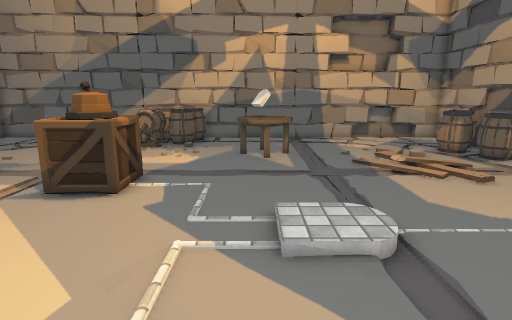
[1] (above)

18 first-person views from a walk through a Unity game level. The camera is 1.4 m above the floor, tilts 12° down and sees 80° across. Doors are open. The floor is counted in squares, 0.5 m on a side. Each view is taken from the middle of a square. On the plan, view 1 faces up. The plan holds only what a view shows up to about 20 squares ahead; the rest is blank. The place goes on beyond the plan. The player character is not drawn. Some animated figures are left out. Some surface patterns are stand-ins.

[2]
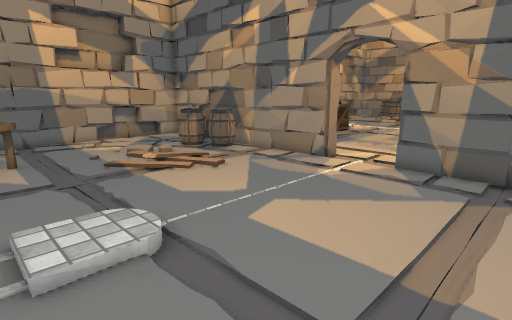

[3]
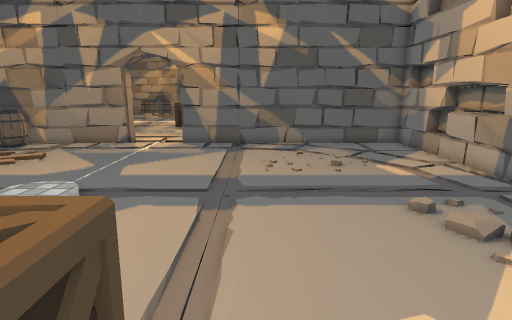

[4]
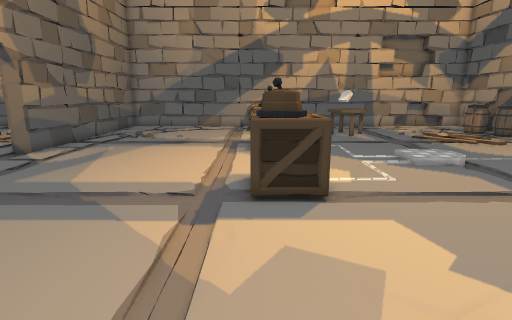

[5]
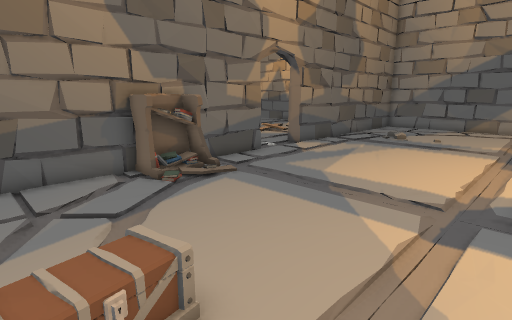

[6]
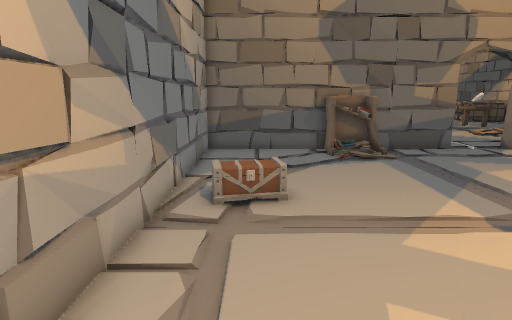

[7]
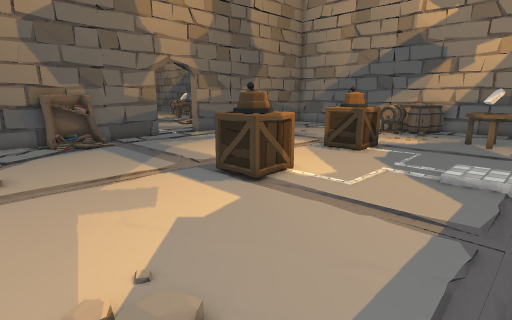

[8]
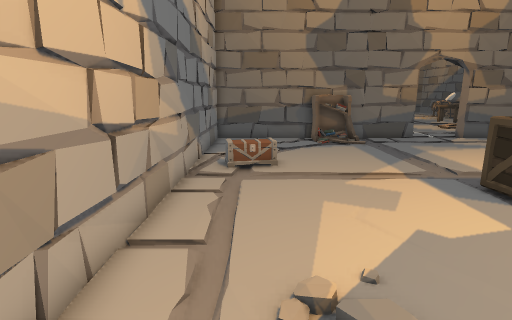

[9]
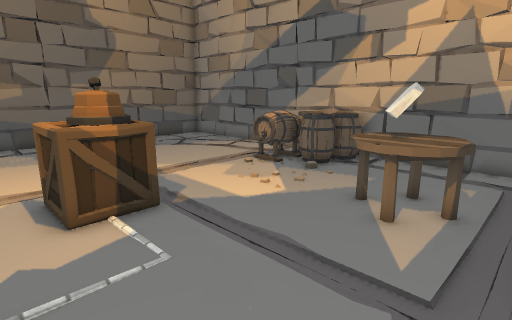

[10]
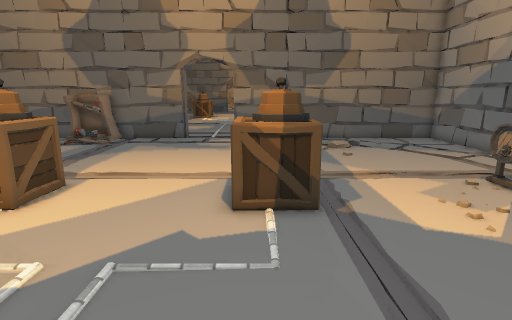

[11]
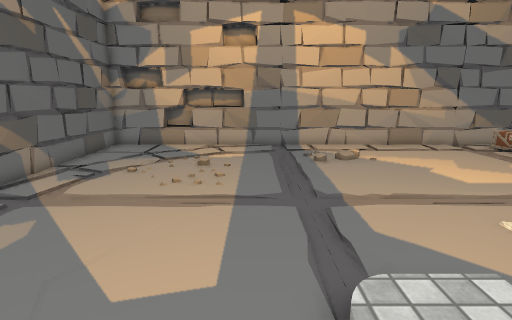

[12]
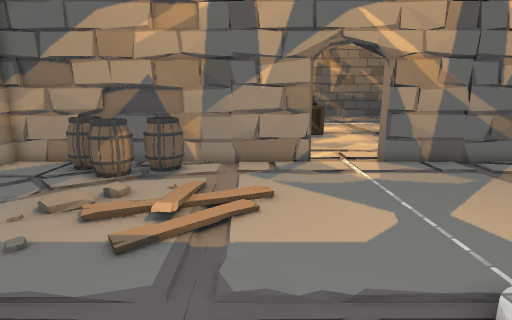

[13]
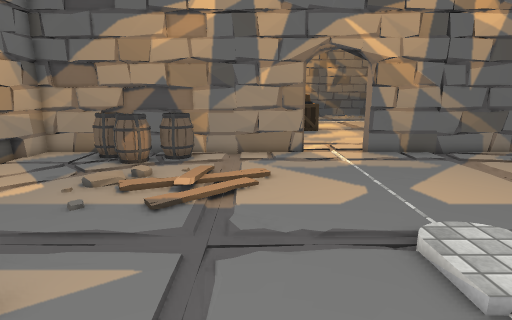

[14]
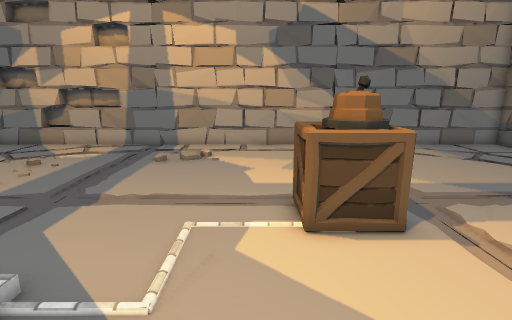

[15]
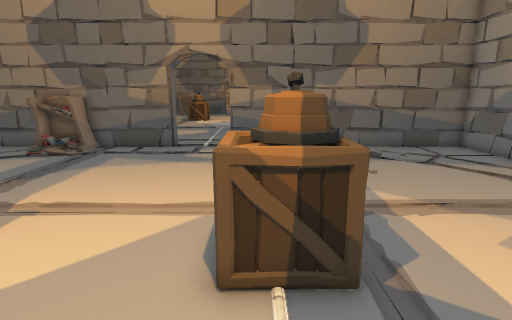

[16]
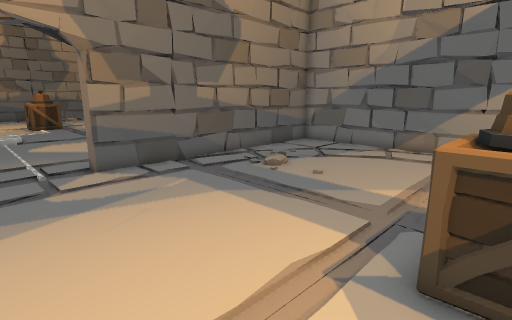

[17]
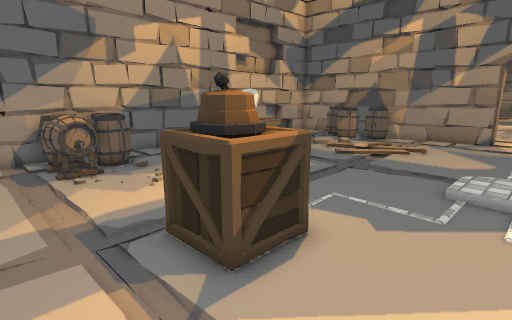

[18]
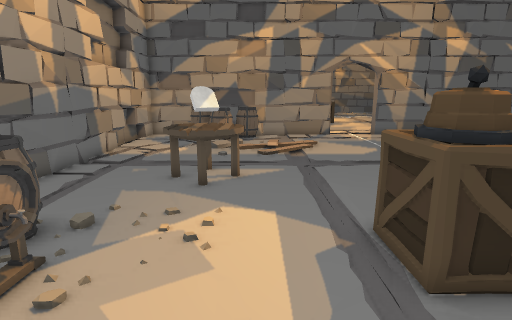

### Floor plan
Key: @ floor where view 1 was taken; # wall or solid block; . main floor; : floor 0.25 m higher than the main floor; / step, stairs or slope; D open door; = window, fence, low wall or low ledge; B barrel; T table; C crate; L lever; K bookshelf; O other object.
Columns run from 18 left of view 1 to 17 right of it. Each row starts with its distance up from view 1.
 20  ###########BBBB###############
 19  #..........BBBB..............#
 18  #.........BBBB...............#
 17  #.........BBBB.............BB#
 16  #../.......B.....TT.......BBB#
 15  #.//............TTTT...//.BB #
 14  #./ /...........TTTT....//.BB#
 13  #...:............T.........BB#
 12  #....................../:....#
 11  #..........CCC......./////...#
 10  #..........LLL...............#
  9  #..........LLC...............#   ..
  8 ##..........CCC...............##....
  7 DD.................//.........DD....
  6 DD.................  /........DD....
  5 DD.................//.........DD....
  4 ##............................##....
  3  #..........LLC...............#   ..
  2  #..........LLC...............#
  1  #./........CLC...............#
  0  #K/..............@...........#
 -1  #K/..........................#
 -2  #K/..........................#
 -3  #............................#
 -4  #............................#
 -5  #............................#
 -6  #.......O....................#
 -7  #.......O....................#
 -8  #..===.......== .......==....#
 -9  ##############################

Positions as (right, up) in squares from view 1, and headings:
1: (0, 0), facing up
2: (0, 0), facing up-right
3: (-6, 0), facing right
4: (-6, -7), facing up
5: (-6, -7), facing up-left
6: (-1, -6), facing left
7: (3, -6), facing up-left
8: (3, -6), facing left
9: (3, 7), facing up-left
10: (3, 9), facing left
11: (4, 9), facing down
12: (-1, 10), facing right
13: (-3, 10), facing right
14: (-3, 9), facing down
15: (0, 9), facing left
16: (-5, 4), facing up-left
17: (-9, 5), facing up-right
18: (-10, 13), facing right
